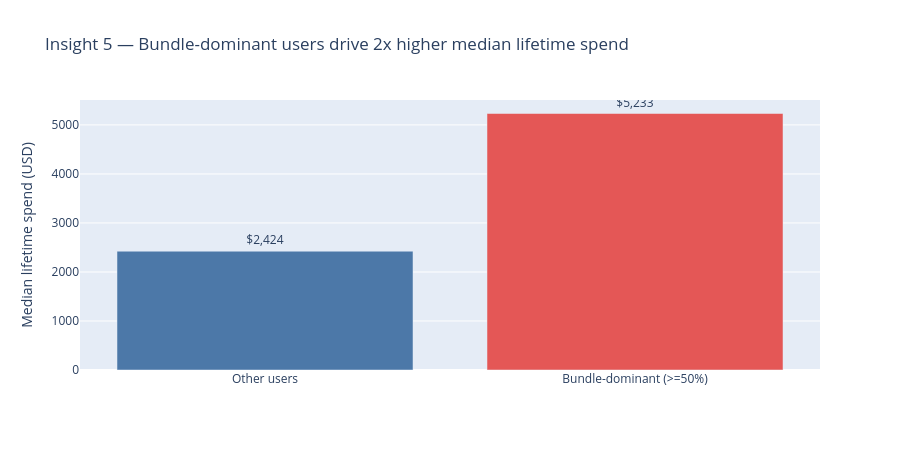

The notebook cell saved with this chart:
### Markdown cell above
### EDA df_user_centric - Key Business Insights

### Code cell
# Insight 5 — bundle-dominant users (≥50% bundle rate) vs others: median lifetime spend
df_user_centric['is_bundle_dominant'] = df_user_centric['bundle_booking_rate'] >= 0.5

bundle_groups = df_user_centric.groupby('is_bundle_dominant').agg(
    median_spend=('total_spend', 'median'),
    user_count=('user_id', 'count'),
).reset_index()
bundle_groups['label'] = bundle_groups['is_bundle_dominant'].map({
    True:  'Bundle-dominant (>=50%)',
    False: 'Other users',
})

fig = px.bar(
    bundle_groups, x='label', y='median_spend',
    text=bundle_groups['median_spend'].apply(lambda v: f'${v:,.0f}'),
    labels={'median_spend': 'Median lifetime spend (USD)', 'label': ''},
    title='Insight 5 — Bundle-dominant users drive 2x higher median lifetime spend',
    color='label',
    color_discrete_map={'Bundle-dominant (>=50%)': '#E45756', 'Other users': '#4C78A8'},
)
fig.update_traces(textposition='outside')
fig.update_layout(showlegend=False, height=450)
fig.show()

### Figure 1 — Plotly figure (JSON) as saved in the notebook; plotly's stock layout.template omitted (floating-point values rounded to 4 significant figures)
{"data": [{"hovertemplate": "=%{x}<br>Median lifetime spend (USD)=%{y}<br>text=%{text}<extra></extra>", "legendgroup": "Other users", "marker": {"color": "#4C78A8", "pattern": {"shape": ""}}, "name": "Other users", "orientation": "v", "showlegend": true, "text": ["$2,424"], "textposition": "outside", "x": ["Other users"], "xaxis": "x", "y": [2424.0], "yaxis": "y", "type": "bar"}, {"hovertemplate": "=%{x}<br>Median lifetime spend (USD)=%{y}<br>text=%{text}<extra></extra>", "legendgroup": "Bundle-dominant (>=50%)", "marker": {"color": "#E45756", "pattern": {"shape": ""}}, "name": "Bundle-dominant (>=50%)", "orientation": "v", "showlegend": true, "text": ["$5,233"], "textposition": "outside", "x": ["Bundle-dominant (>=50%)"], "xaxis": "x", "y": [5233.0], "yaxis": "y", "type": "bar"}], "layout": {"xaxis": {"anchor": "y", "domain": [0.0, 1.0], "title": {"text": ""}, "categoryorder": "array", "categoryarray": ["Other users", "Bundle-dominant (>=50%)"]}, "yaxis": {"anchor": "x", "domain": [0.0, 1.0], "title": {"text": "Median lifetime spend (USD)"}}, "legend": {"title": {"text": ""}, "tracegroupgap": 0}, "title": {"text": "Insight 5 — Bundle-dominant users drive 2x higher median lifetime spend"}, "barmode": "relative", "showlegend": false, "height": 450}}
